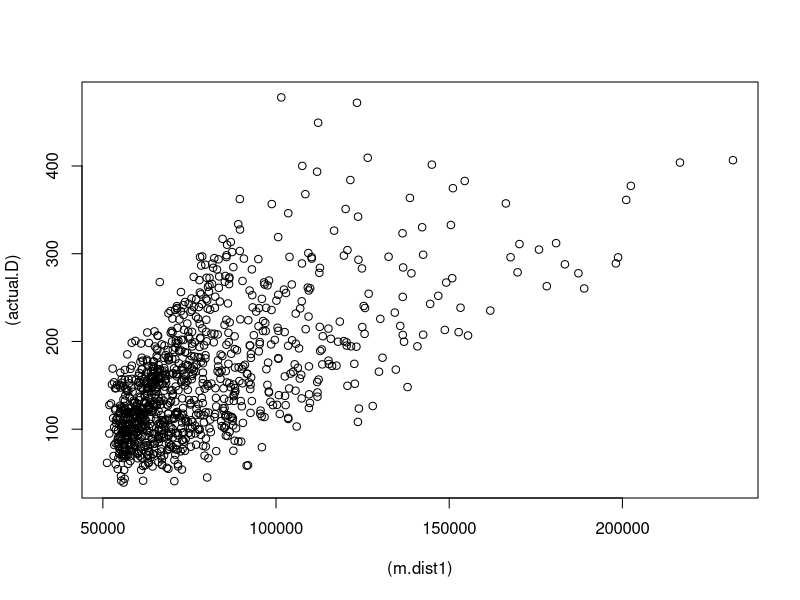

Source code (R): (Note: this script raises an error after producing the figure.)




library(matrixStats)

rm(list = ls())

s1 <- data.frame(TE_1 = runif(1000, min=0, max=1000), 
				 TE_2 = rnorm(1000, mean = 500, sd = 100), 
				 TE_3 = runif(1000, min=0, max=1000), 
				 TE_4 = runif(1000, min=0, max=1000), 
				 TE_5 = runif(1000, min=0, max=1000),
				 TE_6 = runif(1000, min=0, max=1000),
				 TE_7 = rnorm(1000, mean = 100, sd = 10),
				 TE_8 = rnorm(1000, mean = 500, sd = 100),
				 TE_9 = runif(1000, min=0, max=1000),
				 TE_10 = runif(1000, min=0, max=1000)
			)


# how to make the s2
# similar to s1 but it needs some speciec changes
move <- 100

s2 <- data.frame(TE_1 = s1[,1] + runif(1000, min=0-move,max=move),
				 TE_2 = s1[,2] + runif(1000, min=0-move,max=move),
				 TE_3 = rnorm(1000, mean = 500, sd = 100),
				 TE_4 = s1[,4] + runif(1000, min=0-move,max=move),
				 TE_5 = s1[,5] + runif(1000, min=0-move,max=move),
				 TE_6 = rnorm(1000, mean = 500, sd = 100),
				 TE_7 = s1[,7] + runif(1000, min=0-move,max=move),
				 TE_8 = s1[,8] + runif(1000, min=0-move,max=move),
				 TE_9 = s1[,9] + runif(1000, min=0-move,max=move),
				 TE_10 = rnorm(1000, mean = 500, sd = 100)
				 )
				 
				 
				 

rm(list = ls())


C.ball = "no"
resid = "no"


s1 <- data.frame(TE_1 = rnorm(1000, mean = 100, sd = 30), 
				 TE_2 = rnorm(1000, mean = 100, sd = 30),
				 TE_3 = rnorm(1000, mean = 100, sd = 30),
				 TE_4 = rnorm(1000, mean = 100, sd = 30),
				 TE_5 = rnorm(1000, mean = 100, sd = 30),
				 TE_6 = rnorm(1000, mean = 500, sd = 100)			
			)

s2 <- data.frame(TE_1 = rnorm(1000, mean = 100, sd = 30), 
				 TE_2 = rnorm(1000, mean = 100, sd = 30),
				 TE_3 = rnorm(1000, mean = 100, sd = 30),
				 TE_4 = rnorm(1000, mean = 100, sd = 30),
				 TE_5 = rnorm(1000, mean = 100, sd = 30), 
				 TE_6 = rnorm(1000, mean = 500, sd = 100)			
			)


s2.s <- as.data.frame(scale(s2))
s1.s <- as.data.frame(scale(s1))

if(C.ball == "yes"){
change <- sample(1:1000,20)
for(i in 1:20){
	s2[change[i],] <- runif(dim(s2)[2], min=0, max=1000)
}
}

D1 <- as.matrix(dist(s1))
D2 <- as.matrix(dist(s2))

D1.s <- as.matrix(dist(s1.s))
D2.s <- as.matrix(dist(s2.s))



# diference method
CD <- D1-D2
m.dist1 <- colSums(sqrt((CD)^2))

CD <- D1.s-D2.s
m.dist1.s <- colMedians(sqrt(CD^2))

# Distance and scaled disctance
actual.D <- NULL
for(i in 1:1000){
	D <- dist(rbind(s1[i,], s2[i,]))
	actual.D<-c(actual.D, as.numeric(D[1]))
}


actual.D.s <- NULL
for(i in 1:1000){
	D <- dist(rbind(s1.s[i,], s2.s[i,]))
	actual.D.s<-c(actual.D.s, as.numeric(D[1]))
}


# residual method
if( resid == "yes"){
CD <- NULL
for(i in 1:1000){
	LM <- lm(D1[i,] ~ D2[i,])
	CD <- rbind(CD,LM$residuals)
}
m.dist2 <- colMedians(sqrt(CD^2))

CD <- NULL
for(i in 1:1000){
	LM <- lm(D1.s[i,] ~ D2.s[i,])
	CD <- rbind(CD,LM$residuals)
}
m.dist2.s <- colMedians(sqrt(CD^2))
}






plot((m.dist1), (actual.D))
cor(actual.D,log(m.dist1))
cor(actual.D,m.dist2)
cor(actual.D.s,m.dist1.s)
cor(actual.D.s,m.dist2.s)


# currently around 60% of the variation in our distrib

# 



# another idea is to take a rank of similarity and show differences in rank as a predictor of actual distance. 

# then again how is that different from the nearest neighbor idea i had before


plot(m.dist2 + m.dist1, actual.D)









# 

diff <- sqrt((D1 - D2)^2)
COL <- colMedians(diff)
pick <- order(COL)[1:1000]

plot(D1[,pick])
plot(D2[,pick])


# so now we go through and get the actuall distances



actual.D <- NULL
for(i in 1:1000){
	D <- dist(rbind(s1[i,], s2[i,]))
	actual.D<-c(actual.D, as.numeric(D[1]))
}


pick.D <- NULL
for(i in 1:1000){
	D <- dist(rbind(D1[i,pick], D2[i,pick]))
	pick.D<-c(pick.D, as.numeric(D[1]))
}

plot(log(pick.D),(actual.D))
cor(log(pick.D), actual.D)

hist(log(pick.D))

# still only about 65 % of varience evplained

# if we actually define things that have moved and look at association statistics

